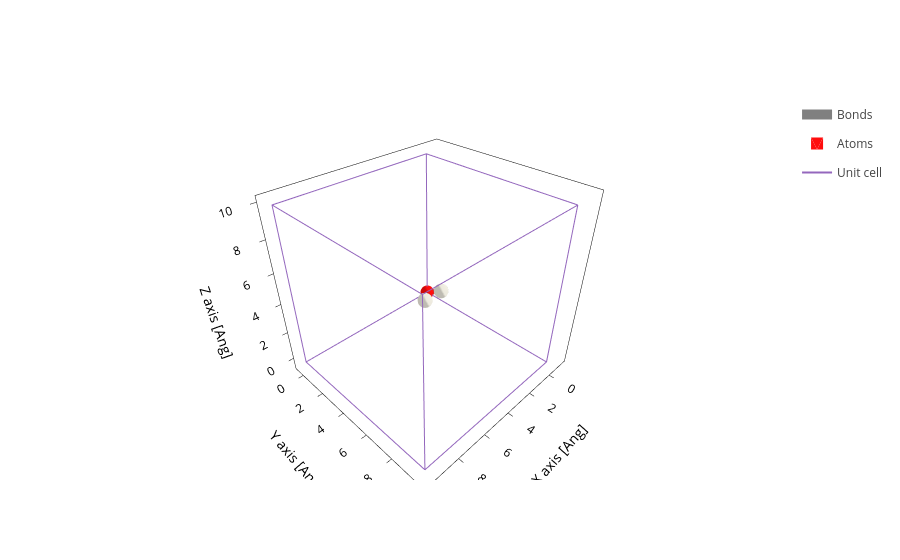

Notebook code cell kept with this figure:
### Code cell
system.plot()#comanda de la llibreria sisl

### Figure 1 — Plotly figure (JSON) as saved in the notebook; plotly's stock layout.template omitted (floating-point values rounded to 4 significant figures; data arrays with more than 128 entries replaced by an {"elided": "..."} marker saying what was removed)
{"data": [{"line": {"color": "gray", "width": 10}, "meta": {}, "mode": "lines", "name": "Bonds", "opacity": 1, "type": "scatter3d", "x": [0.0, 0.04211, 0.08421, 0.1263, 0.1684, 0.2105, 0.2526, 0.2947, 0.3368, 0.3789, 0.4211, 0.4632, 0.5053, 0.5474, 0.5895, 0.6316, 0.6737, 0.7158, 0.7579, 0.8, NaN, 0.0, -0.04211, -0.08421, -0.1263, -0.1684, -0.2105, -0.2526, -0.2947, -0.3368, -0.3789, -0.4211, -0.4632, -0.5053, -0.5474, -0.5895, -0.6316, -0.6737, -0.7158, -0.7579, -0.8, NaN], "y": [0.0, 0.03158, 0.06316, 0.09474, 0.1263, 0.1579, 0.1895, 0.2211, 0.2526, 0.2842, 0.3158, 0.3474, 0.3789, 0.4105, 0.4421, 0.4737, 0.5053, 0.5368, 0.5684, 0.6, NaN, 0.0, 0.03158, 0.06316, 0.09474, 0.1263, 0.1579, 0.1895, 0.2211, 0.2526, 0.2842, 0.3158, 0.3474, 0.3789, 0.4105, 0.4421, 0.4737, 0.5053, 0.5368, 0.5684, 0.6, NaN], "z": [0.0, 0.0, 0.0, 0.0, 0.0, 0.0, 0.0, 0.0, 0.0, 0.0, 0.0, 0.0, 0.0, 0.0, 0.0, 0.0, 0.0, 0.0, 0.0, 0.0, NaN, 0.0, 0.0, 0.0, 0.0, 0.0, 0.0, 0.0, 0.0, 0.0, 0.0, 0.0, 0.0, 0.0, 0.0, 0.0, 0.0, 0.0, 0.0, 0.0, 0.0, NaN]}, {"alphahull": 0, "color": "#FF0D0D", "hovertemplate": "%{meta.position}", "legendgroup": "Atoms", "meta": {"meta": {"Atoms_i": 0}, "position": "(0.00, 0.00, 0.00)"}, "name": "Atoms", "opacity": 1, "showlegend": true, "showscale": false, "type": "mesh3d", "x": {"elided": "225 float values"}, "y": {"elided": "225 float values"}, "z": {"elided": "225 float values"}}, {"alphahull": 0, "color": "#EDEADE", "hovertemplate": "%{meta.position}", "legendgroup": "Atoms", "meta": {"meta": {"Atoms_i": 1}, "position": "(0.80, 0.60, 0.00)"}, "name": "Atoms", "opacity": 1, "showlegend": false, "showscale": false, "type": "mesh3d", "x": {"elided": "225 float values"}, "y": {"elided": "225 float values"}, "z": {"elided": "225 float values"}}, {"alphahull": 0, "color": "#EDEADE", "hovertemplate": "%{meta.position}", "legendgroup": "Atoms", "meta": {"meta": {"Atoms_i": 2}, "position": "(-0.80, 0.60, 0.00)"}, "name": "Atoms", "opacity": 1, "showlegend": false, "showscale": false, "type": "mesh3d", "x": {"elided": "225 float values"}, "y": {"elided": "225 float values"}, "z": {"elided": "225 float values"}}, {"meta": {}, "mode": "lines", "name": "Unit cell", "type": "scatter3d", "x": [0.0, 0.0, 10.0, 10.0, 0.0, 0.0, NaN, 0.0, 0.0, 0.0, 10.0, 10.0, 0.0, NaN, 10.0, 10.0, NaN, 10.0, 10.0], "y": [0.0, 10.0, 10.0, 10.0, 10.0, 10.0, NaN, 10.0, 0.0, 0.0, 0.0, 0.0, 0.0, NaN, 10.0, 0.0, NaN, 10.0, 0.0], "z": [0.0, 0.0, 0.0, 10.0, 10.0, 0.0, NaN, 10.0, 10.0, 0.0, 0.0, 10.0, 10.0, NaN, 0.0, 0.0, NaN, 10.0, 10.0]}], "layout": {"scene": {"aspectmode": "data", "xaxis": {"title": {"text": "X axis [Ang]"}}, "yaxis": {"title": {"text": "Y axis [Ang]"}}, "zaxis": {"title": {"text": "Z axis [Ang]"}}}, "xaxis": {"scaleanchor": "y", "scaleratio": 1, "title": {"text": "X axis [Ang]"}}, "yaxis": {"title": {"text": "Y axis [Ang]"}}}}
